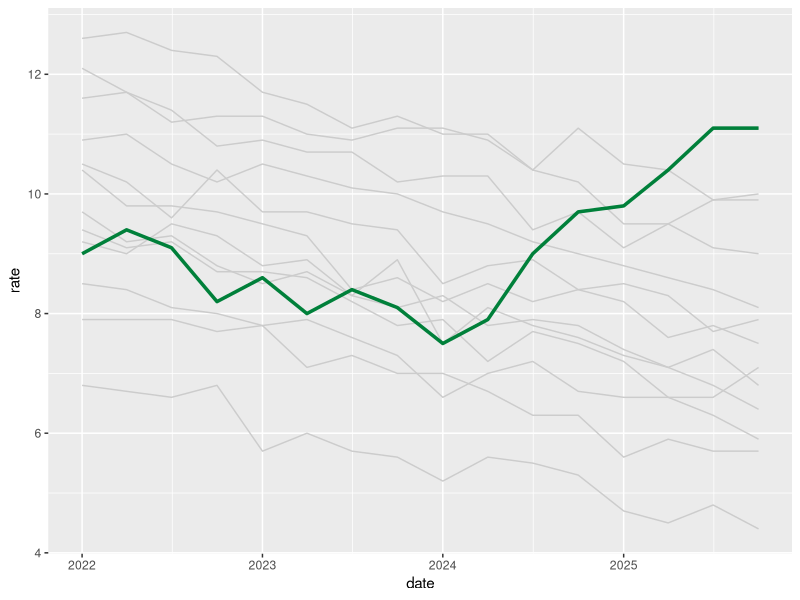

Source code (R):
## ---- chunk 1
#| include: false
library(tidyverse)
rates <- read_csv("unemployment.csv") |>
  filter(region != "Kingdom")
## ---- chunk 2
#| fig-width: 8
#| fig-height: 4.5
ggplot(rates, aes(date, rate, group = region)) +
  geom_line(colour = "grey80") +
  geom_line(data = filter(rates, region == "Jazan"),
            colour = "#00803A", linewidth = 1.2)
